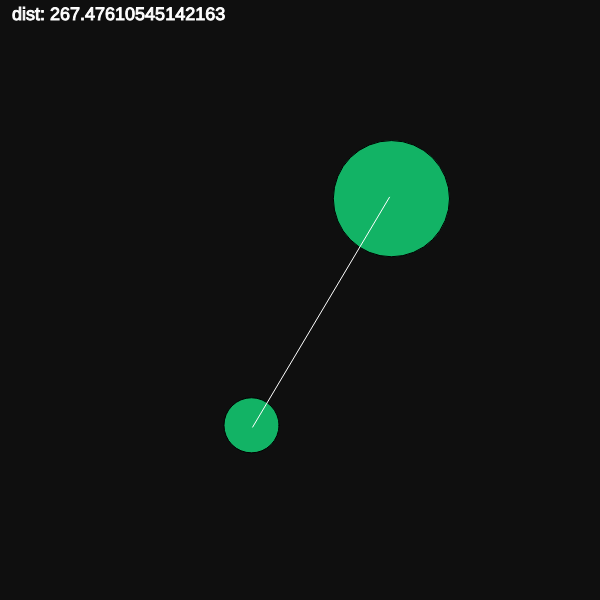
Frame 1 (no input)
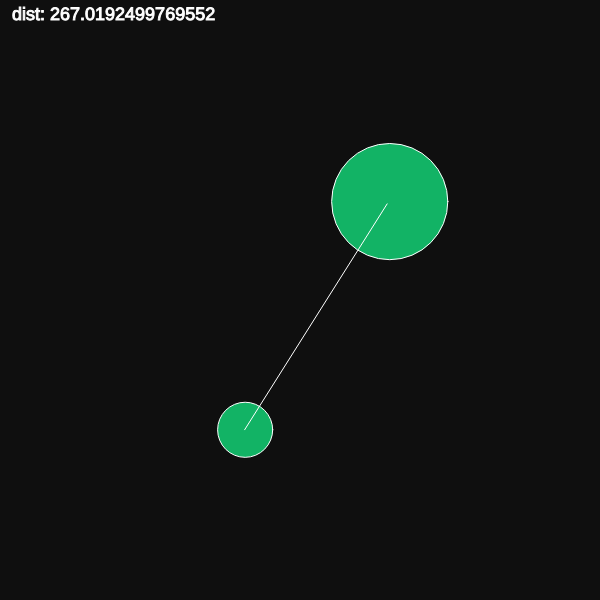
Frame 60 (no input)
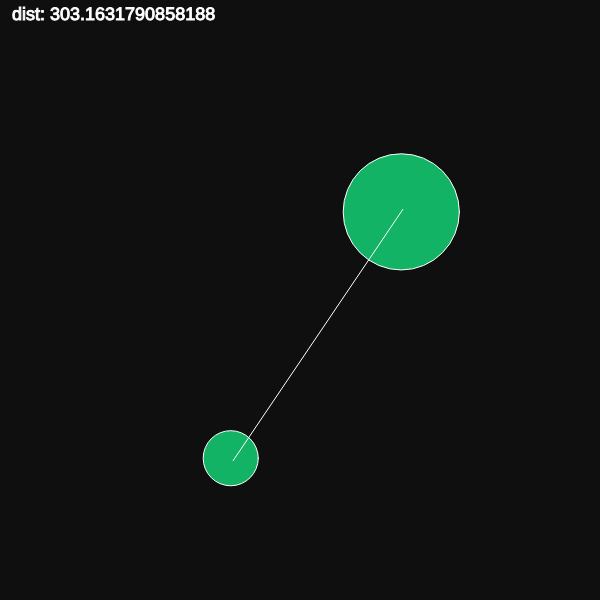
Frame 120 (the mouse pressed at the canvas centre since frame 60)

The p5.js sketch that drew these frames (run headless with seeded random() and noise() and a simulated clock; from frame 60 on, the mouse is pressed at the canvas centre):

// p5.js sketch
// ── sketch.js
//two bubbles only
let bubble1
let bubble2
let distance // will use to store distance between origins.

//constants used to change values once, instead of all over the place
const MAX_RADIUS = 150
const MIN_RADIUS= 15
const NUM_BUBBLES = 15
const MOVE_MIN = - 2
const MOVE_MAX = 2

function setup() {
  createCanvas(600, 600);
  
  bubble1 = new Bubble(random(120,width-100), random(120,width-100), random(MIN_RADIUS,MAX_RADIUS))
  
  bubble2 = new Bubble(random(120,width-100), random(120,width-100), random(MIN_RADIUS,MAX_RADIUS))
  
}

function draw() {
  background(15);
  
  bubble1.display()
  bubble2.display()
  bubble1.move(random(MOVE_MIN, MOVE_MAX))
  bubble2.move(random(MOVE_MIN, MOVE_MAX))
  
    //calculate the distance between origins
  distance = dist(bubble1.x, bubble1.y, bubble2.x, bubble2.y)
  stroke("white")
  line(bubble1.x, bubble1.y, bubble2.x, bubble2.y)
  
  textSize(18);
  fill("white")
  text("dist: " + distance, 12,20);

 
}

class Bubble {
  /* simple bubble class */
  
  constructor(x, y, rad){
    
    this.x = x
    this.y = y
    this.rad = rad
    
  }
  
  display(){
    
    fill(20,225,125, 200)
    ellipseMode(CENTER);
    ellipse(this.x, this.y, this.rad)

    
  }
  
  move(){
    
    this.x = this.x + random(-3, 3)
    this.y = this.y + random(-3, 3)
  }
  
}
